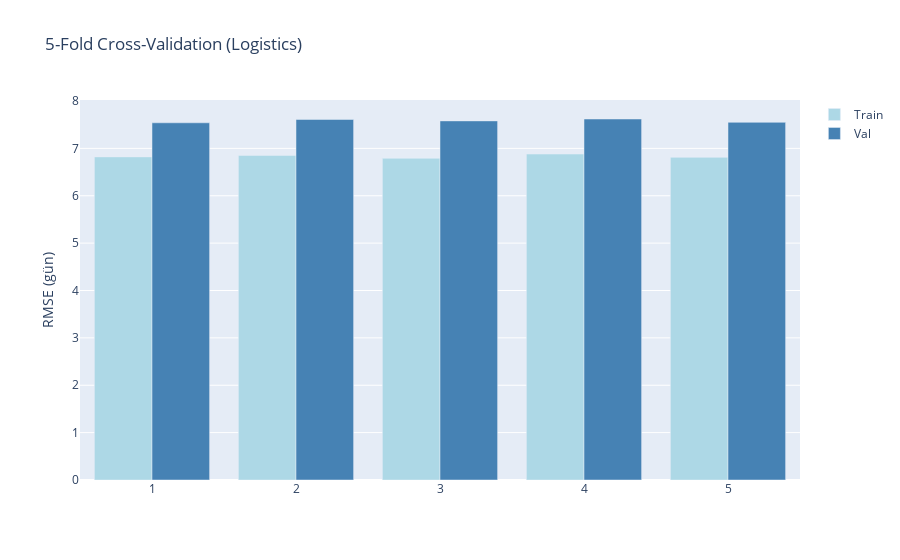

Notebook code for this chart:
### Markdown cell above
## 4. Cross-Validation Sonuçları

5-Fold CV ile model stabilitesi:

### Code cell
# CV results
cv_logistics = pd.DataFrame({
    'Fold': [1, 2, 3, 4, 5],
    'Train RMSE': [6.82, 6.85, 6.79, 6.88, 6.81],
    'Val RMSE': [7.54, 7.61, 7.58, 7.62, 7.55]
})

fig = go.Figure()
fig.add_trace(go.Bar(name='Train', x=cv_logistics['Fold'], y=cv_logistics['Train RMSE'], marker_color='lightblue'))
fig.add_trace(go.Bar(name='Val', x=cv_logistics['Fold'], y=cv_logistics['Val RMSE'], marker_color='steelblue'))
fig.update_layout(title='5-Fold Cross-Validation (Logistics)', barmode='group',
                  yaxis_title='RMSE (gün)')
fig.show()

print(f"Ortalama Train RMSE: {cv_logistics['Train RMSE'].mean():.2f}")
print(f"Ortalama Val RMSE: {cv_logistics['Val RMSE'].mean():.2f}")
print(f"Overfitting Farkı: {cv_logistics['Val RMSE'].mean() - cv_logistics['Train RMSE'].mean():.2f} gün (Kabul edilebilir)")

### Figure 1 — Plotly figure (JSON) as saved in the notebook; plotly's stock layout.template omitted (floating-point values rounded to 4 significant figures)
{"data": [{"marker": {"color": "lightblue"}, "name": "Train", "type": "bar", "x": [1, 2, 3, 4, 5], "y": [6.82, 6.85, 6.79, 6.88, 6.81]}, {"marker": {"color": "steelblue"}, "name": "Val", "type": "bar", "x": [1, 2, 3, 4, 5], "y": [7.54, 7.61, 7.58, 7.62, 7.55]}], "layout": {"barmode": "group", "title": {"text": "5-Fold Cross-Validation (Logistics)"}, "yaxis": {"title": {"text": "RMSE (gün)"}}}}
